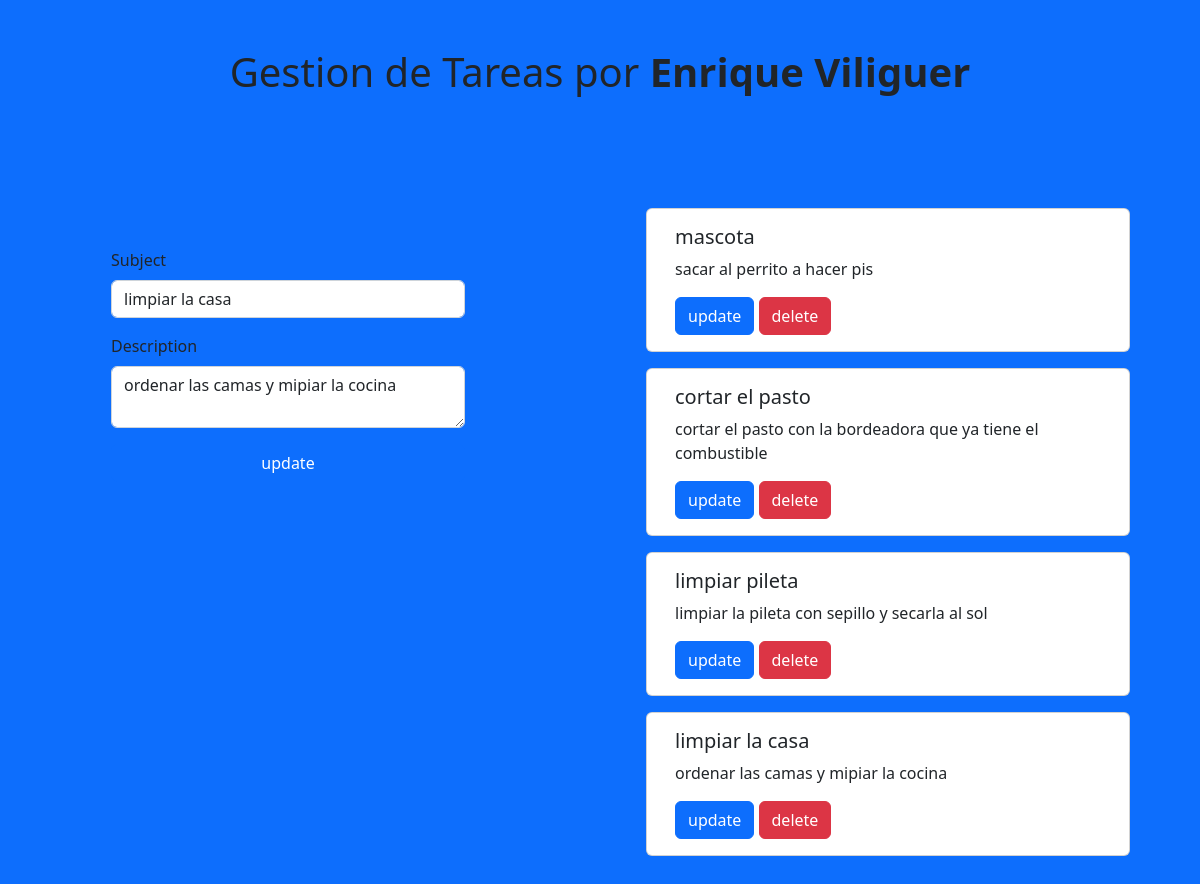
Screenshot of /update/1 with the database file from the repository.
### app/models.py (models this page shows)
class Tarea(models.Model):
    subject= models.CharField(max_length=100)
    description= models.CharField(max_length=200)
    def __str__(self):
        return self.subject

### app/views.py (the view)
# urls.py: path("update/<int:Tarea_id>",views.update_form, name="update_form"),
def update_form(request,Tarea_id):
     db_data = Tarea.objects.all()
     db_data_only = Tarea.objects.get(pk=Tarea_id)
     print (db_data_only)
     context ={
          "db_data":db_data[::-1],
          "update":db_data_only
     }
     return render(request,"app/index.html",context)

### app/templates/app/index.html (shortened to what this page needs)
<!DOCTYPE html>
<html lang="en">
<head>
    <link href="https://cdn.jsdelivr.net/npm/bootstrap@5.2.0-beta1/dist/css/bootstrap.min.css" rel="stylesheet">
</head>
<body class="bg-primary">
    <main class="container-fluid">
        <div class="row my-5">
            <h1 class="col text-center">Gestion de Tareas por <b>Enrique Viliguer</b></h1>
        </div>
        <div class="row justify-content-center py-5">
            <div class="col-6 row justify-content-center h-50 p-5">
                {% if update  %}
                <form class="w-75" method="post" action={% url "update" %} >
                    <div class="mb-3">
                        <label for="subject" class="form-label">Subject</label>
                        <input type="text" value="{{update.subject}}" class="form-control" name="subject" id="subject" aria-describedby="emailHelp">
                    </div>
                    <div class="mb-3">
                        <label for="description"  class="form-label">Description</label>
                        <textarea type="text" name="description" class="form-control"
                        id="description">{{ update.description}}</textarea >
                    </div>
                    <button type="submit" class="btn btn-primary w-100">update</button>
                </form>
            {% endif %}
            </div>
            <div class="col-5 container justify-content-center">
            {% for data in db_data %}
               <div class="row">
                <div class="card w-75 col m-2">
                    <div class="card-body">
                        <h5 class="card-title">{{ data.subject }}</h5>
                        <p class="card-text">{{ data.description }}</p>
                        <a href={% url "update_form" data.id %} class="btn btn-primary">update</a>
                        <a href={% url "delete" data.id %} class="btn btn-danger">delete</a>
                    </div>
                </div>
                </div>
            {% endfor %}
            </div>
        </div>
    </main>
</body>
</html>

### rows the page displays
Tarea: subject "limpiar la casa", description "ordenar las camas y mipiar la cocina"
Tarea: subject "mascota", description "sacar al perrito a hacer pis"
Tarea: subject "cortar el pasto", description "cortar el pasto con la bordeadora que ya tiene el combustible"
Tarea: subject "limpiar pileta", description "limpiar la pileta con sepillo y secarla al sol"
